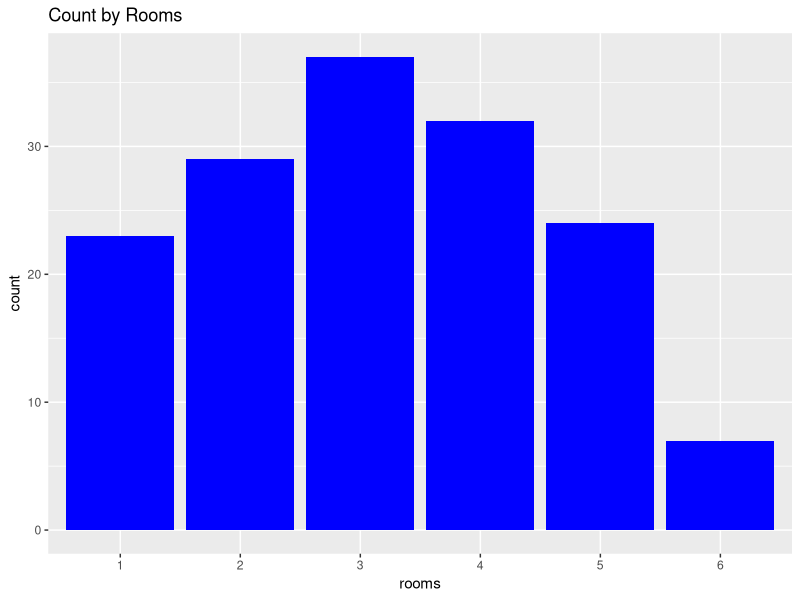
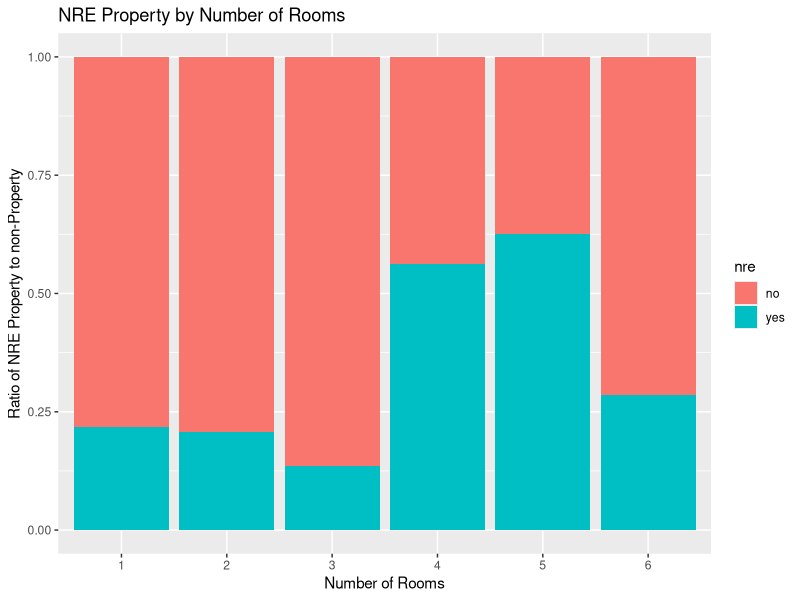
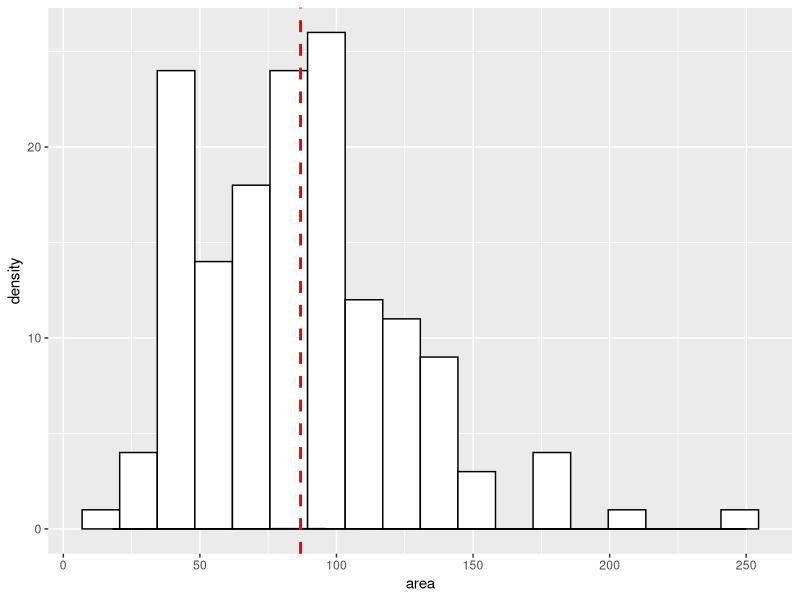
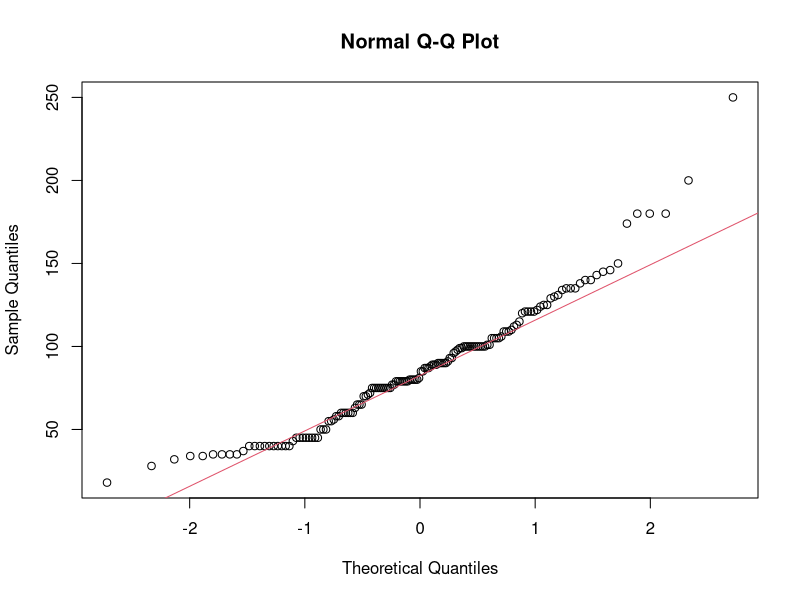
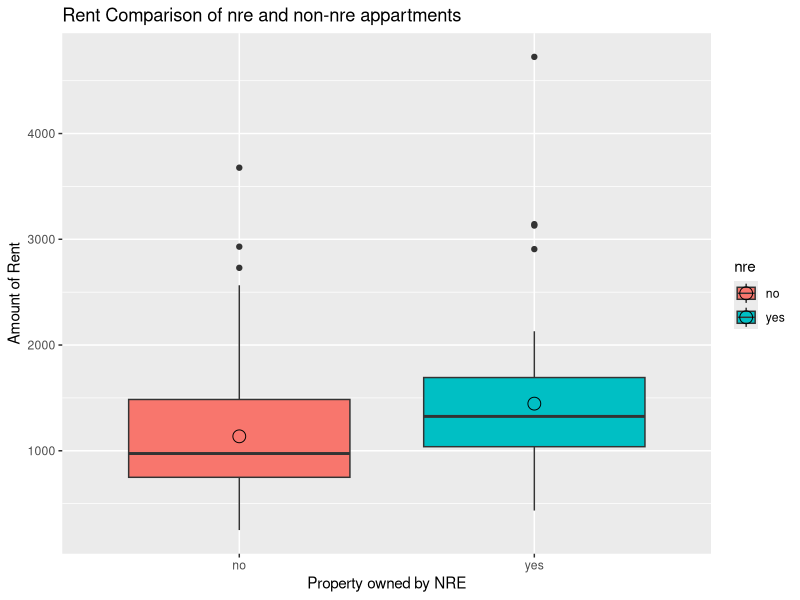
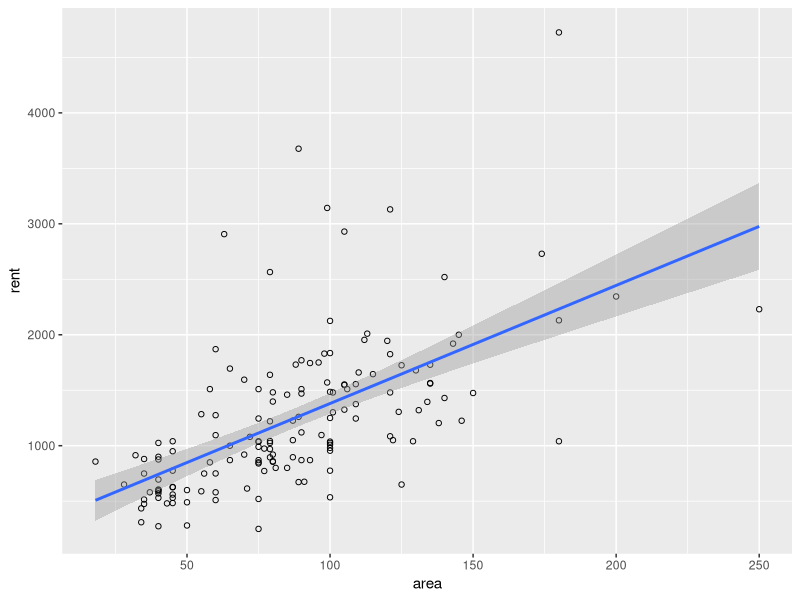
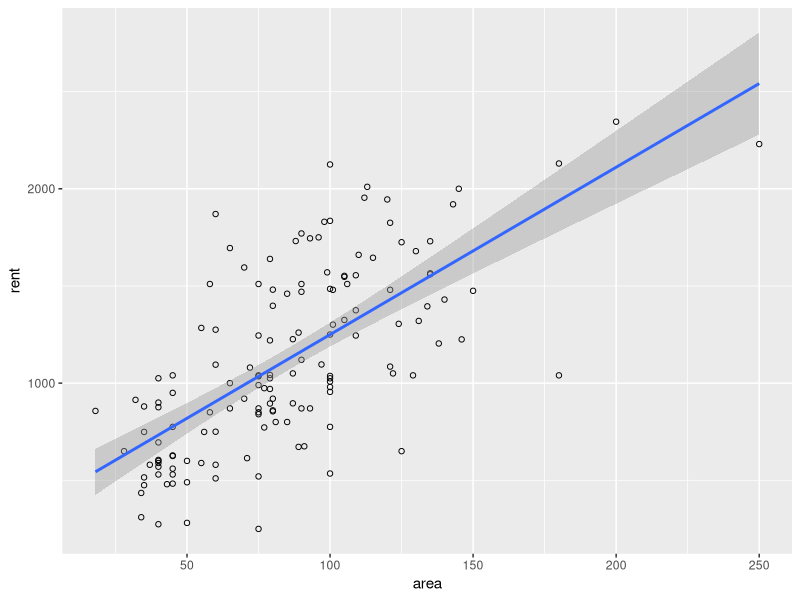
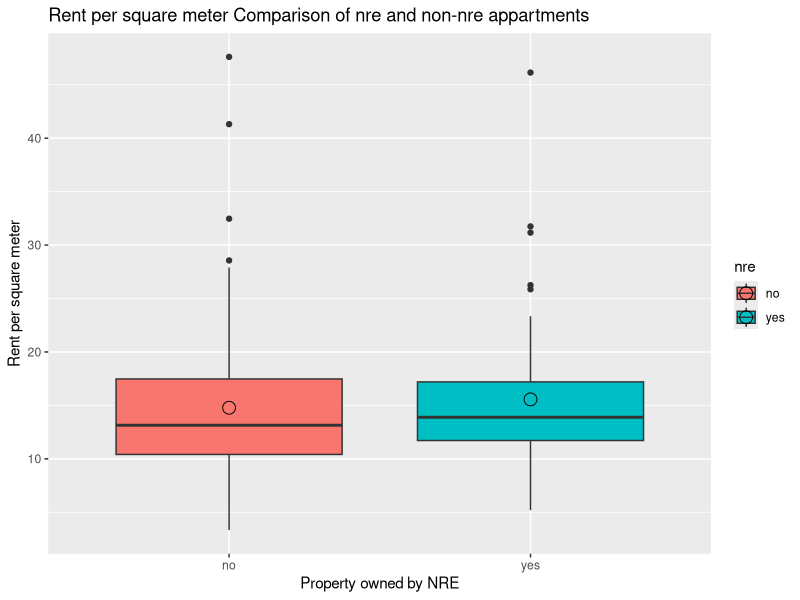

Write the R code that produced these figures, in order.
## ---- chunk 1
library("dplyr")
library("ggplot2")
## ---- chunk 2
housingrents <- read.csv("./Data/housingrents.csv",sep=";")
## ---- chunk 3
str(housingrents)
## ---- chunk 4
summary(housingrents)
## ---- chunk 5
housingrents <- mutate(housingrents, rooms = factor(rooms), 
  nre = factor(nre,levels=c(0,1),labels=c("no","yes")))
## ---- chunk 6
ggplot(data=housingrents, aes(x=rooms,label=rooms))  +
  geom_bar(fill="blue") + 
  ggtitle("Count by Rooms") 
## ---- chunk 7
rooms2nre <- xtabs(~rooms+nre, data=housingrents)
rooms2nre <- prop.table(rooms2nre,1)
ggplot(data.frame(rooms2nre), aes(x=rooms, y=Freq, fill=nre)) + 
  geom_bar(stat="identity") + 
  xlab("Number of Rooms") + 
  ylab("Ratio of NRE Property to non-Property") + 
  ggtitle("NRE Property by Number of Rooms") 
## ---- chunk 8
addmargins(prop.table(rooms2nre,1))
## ---- chunk 9
#Calculate binwidth based on the Freedman-Diaconis rule
bw <- diff(range(housingrents$area)) / (2 * IQR(housingrents$area) /
  length(housingrents$area)^(1/3))
#Plot the histogram
g <- ggplot(housingrents, aes(x = area)) + 
  geom_histogram(binwidth = bw,colour="black", fill="white")  + 
  geom_density(alpha=.2) + 
  geom_density(alpha=.5, fill="#FF6666") +
  geom_vline(aes(xintercept=mean(area, na.rm=T)),
  color="red", linetype="dashed", size=1)
print(g)
## ---- chunk 10
qqnorm(housingrents$area);qqline(housingrents$area, col = 2)
## ---- chunk 11

## ---- chunk 12
ggplot(housingrents,aes(y=rent,x=nre, fill=nre)) +  
  geom_boxplot()  +
  stat_summary(fun.y=mean, geom="point", shape=1, size=4) + 
  xlab("Property owned by NRE") + 
  ylab("Amount of Rent") + 
  ggtitle("Rent Comparison of nre and non-nre appartments") 
## ---- chunk 13
select(housingrents,rent,nre) %>% 
  group_by(nre) %>% 
  summarise(mean = mean(rent), median = median(rent) )
## ---- chunk 14
ggplot(housingrents, aes(x=area, y=rent)) +
    geom_point(shape=1) +  geom_smooth(method=lm)
## ---- chunk 15
filter(housingrents, rent > 2500)
## ---- chunk 16
ggplot(filter(housingrents, rent <= 2500 ), aes(x=area, y=rent)) +
    geom_point(shape=1) +  geom_smooth(method=lm)
## ---- chunk 17
#Create new variable rps (rent per squre meter
housingrents <- mutate(housingrents,rps = rent/area)
ggplot(housingrents,aes(y=rps,x=nre, fill=nre)) +  
  geom_boxplot()  +
  stat_summary(fun.y=mean, geom="point", shape=1, size=4) + 
  xlab("Property owned by NRE") + 
  ylab("Rent per square meter") + 
  ggtitle("Rent per square meter Comparison of nre and non-nre appartments") 
## ---- chunk 18
select(housingrents,rps,nre) %>% 
  group_by(nre) %>% 
  summarise(mean = mean(rps), median = median(rps) )
